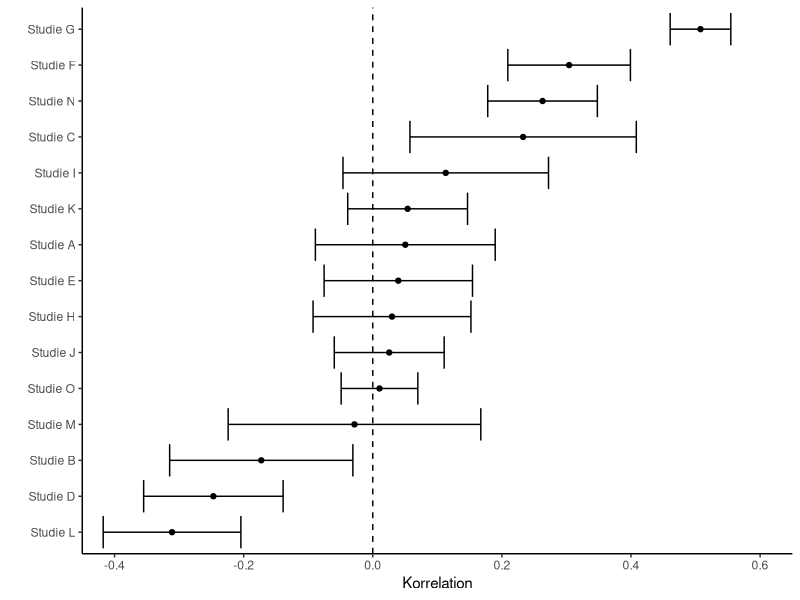

Source code (R):
library(ggplot2)
library(openxlsx)
library(metafor)

set.seed(10)
k <- 15
cors <- data.frame("Stichprobenumfang" = round(rchisq(n = k, df = 2, ncp = 0)*5+10, digits = 0)
                   , "Korrelation" = rnorm(n = k, mean = .05, sd = .3)
                   , "Studie" = paste("Studie", toupper(letters[1:k]), sep = " ")
                   , "yi" = NA
                   , "vi" = NA
                   )

cors[, 4:5] <- metafor::escalc(ni = cors$Stichprobenumfang, ri = cors$Korrelation, measure = "COR")
cors$ucb <- cors$yi + qnorm(.975)*cors$vi
cors$lcb <- cors$yi - qnorm(.975)*cors$vi

cors

ggplot(cors, aes(x = Korrelation, y = reorder(Studie, Korrelation))) + geom_point() + geom_errorbar(xmin = cors$lcb, xmax = cors$ucb) + 
  geom_vline(xintercept = 0, lty = 2) + theme_classic() + ylab("") + xlim(c(-.4, .6))
